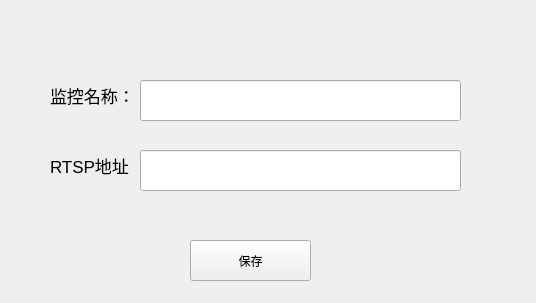
<?xml version="1.0" encoding="UTF-8"?>
<ui version="4.0">
 <class>AddCamera</class>
 <widget class="QWidget" name="AddCamera">
  <property name="geometry">
   <rect>
    <x>0</x>
    <y>0</y>
    <width>536</width>
    <height>303</height>
   </rect>
  </property>
  <property name="windowTitle">
   <string>添加摄像头</string>
  </property>
  <widget class="QPushButton" name="pushButton">
   <property name="geometry">
    <rect>
     <x>190</x>
     <y>240</y>
     <width>121</width>
     <height>41</height>
    </rect>
   </property>
   <property name="text">
    <string>保存</string>
   </property>
  </widget>
  <widget class="QLineEdit" name="lineEdit">
   <property name="geometry">
    <rect>
     <x>140</x>
     <y>150</y>
     <width>321</width>
     <height>41</height>
    </rect>
   </property>
  </widget>
  <widget class="QLineEdit" name="lineEdit_2">
   <property name="geometry">
    <rect>
     <x>140</x>
     <y>80</y>
     <width>321</width>
     <height>41</height>
    </rect>
   </property>
  </widget>
  <widget class="QLabel" name="label">
   <property name="geometry">
    <rect>
     <x>50</x>
     <y>80</y>
     <width>81</width>
     <height>31</height>
    </rect>
   </property>
   <property name="font">
    <font>
     <pointsize>13</pointsize>
    </font>
   </property>
   <property name="text">
    <string>监控名称：</string>
   </property>
  </widget>
  <widget class="QLabel" name="label_2">
   <property name="geometry">
    <rect>
     <x>50</x>
     <y>150</y>
     <width>81</width>
     <height>31</height>
    </rect>
   </property>
   <property name="font">
    <font>
     <pointsize>13</pointsize>
    </font>
   </property>
   <property name="text">
    <string>RTSP地址：</string>
   </property>
  </widget>
 </widget>
 <resources/>
 <connections/>
</ui>
